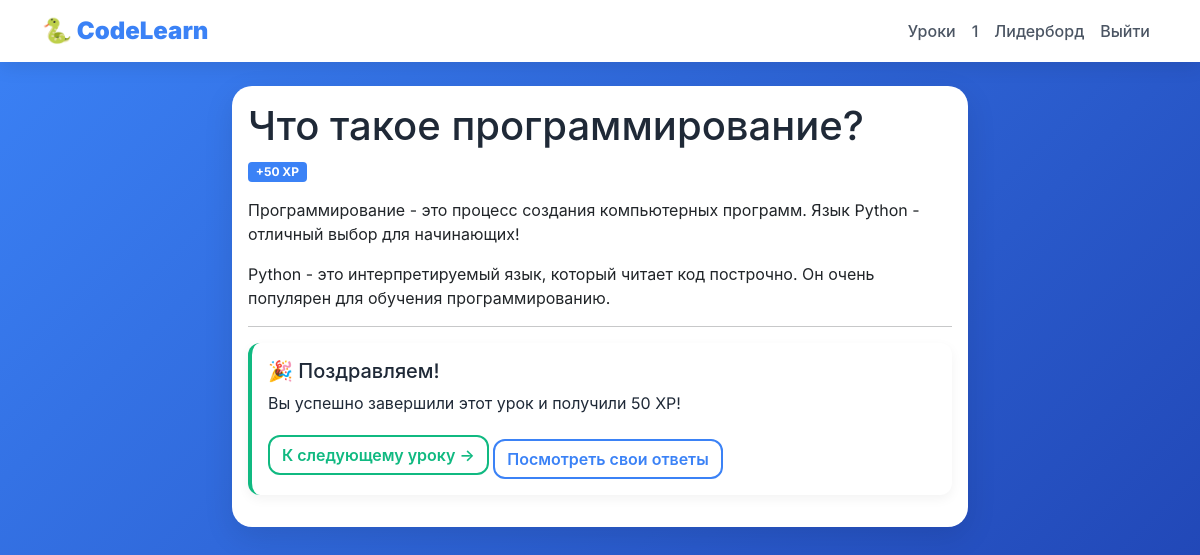
/lesson/1 (signed in), run on an earlier commit of the app's database.
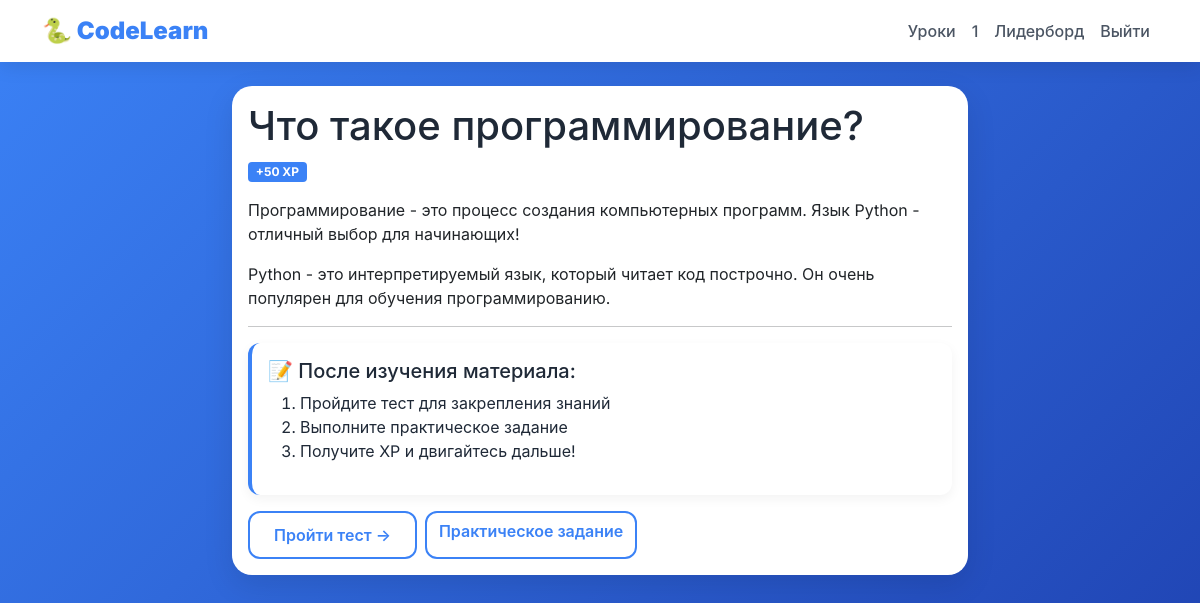
And on a later commit of the database.
### data/lesson.py (models this page shows)
class Lesson(SqlAlchemyBase, SerializerMixin):
    __tablename__ = 'lessons'
    id = sqlalchemy.Column(sqlalchemy.Integer, primary_key=True, autoincrement=True)
    title = sqlalchemy.Column(sqlalchemy.String, nullable=False)
    content = sqlalchemy.Column(sqlalchemy.Text, nullable=False)
    order = sqlalchemy.Column(sqlalchemy.Integer, default=0)
    xp_reward = sqlalchemy.Column(sqlalchemy.Integer, default=50)
    created_date = sqlalchemy.Column(sqlalchemy.DateTime, default=datetime.datetime.now)
    module_id = sqlalchemy.Column(sqlalchemy.Integer, sqlalchemy.ForeignKey('modules.id'))
    module = orm.relationship('Module')
    quizzes = orm.relationship('Quiz', back_populates='lesson')
    tasks = orm.relationship('Task', back_populates='lesson')

### main.py (the view)
@app.route('/lesson/<int:lesson_id>')
@login_required
def lesson_detail(lesson_id):
    db_sess = get_db()
    lesson = db_sess.get(Lesson, lesson_id)
    if not lesson:
        abort(404)
    task_obj = db_sess.query(Task).filter(Task.lesson_id == lesson_id).first()
    progress = db_sess.query(UserProgress).filter(UserProgress.user_id == current_user.id).first()
    completed = str(lesson_id) in (progress.completed_lessons.split(',') if progress and progress.completed_lessons else [])
    return render_template("lesson_detail.html", lesson=lesson, completed=completed, task=task_obj)

### data/db_session.py (called while the page is built)
def create_session() -> Session:
    global __factory
    return __factory()

### main.py (called while the page is built)
@app.teardown_appcontext
def shutdown_session(exception=None):
    db_sess = getattr(g, '_db_session', None)
    if db_sess:
        db_sess.close()

def get_db():
    if not hasattr(g, '_db_session'):
        g._db_session = db_session.create_session()
    return g._db_session

@login_manager.user_loader
def load_user(user_id):
    db_sess = get_db()
    return db_sess.get(User, user_id)

### templates/lesson_detail.html (shortened to what this page needs)
{% extends "base.html" %}
{% block content %}
<div class="row">
    <div class="col-lg-8 mx-auto">
        <div class="card">
            <div class="card-body">
                <h1 class="card-title">{{ lesson.title }}</h1>
                <div class="badge bg-info mb-3">+{{ lesson.xp_reward }} XP</div>
                <div class="card-text">
                    {{ lesson.content|safe }}
                </div>
                <hr>
                {% if not completed %}
                    <div class="alert alert-info">
                        <h5>📝 После изучения материала:</h5>
                        <ol>
                            <li>Пройдите тест для закрепления знаний</li>
                            <li>Выполните практическое задание</li>
                            <li>Получите XP и двигайтесь дальше!</li>
                        </ol>
                    </div>
                    <div class="d-flex gap-2 mt-3">
                        <a href="/quiz/{{ lesson.id }}" class="btn btn-primary">Пройти тест →</a>
                        {% if task %}
                            <a href="/task/{{ task.id }}" class="btn btn-outline-primary">Практическое задание</a>
                        {% endif %}
                    </div>
                {% else %}
                    <div class="alert alert-success">
                        <h5>🎉 Поздравляем!</h5>
                        <p>Вы успешно завершили этот урок и получили {{ lesson.xp_reward }} XP!</p>
                        <a href="/lessons" class="btn btn-success">К следующему уроку →</a>
                        <a href="/quiz/{{ lesson.id }}" class="btn btn-outline-primary mt-2">Посмотреть свои ответы</a>
                    </div>
                {% endif %}
            </div>
        </div>
    </div>
</div>
{% endblock %}

What changed in the data, as far as the page shows it:
changed Lesson "Что такое программирование?": xp_reward "50" → (not shown)
Also different on the page:
text no longer shown: "🎉 Поздравляем! Вы успешно завершили этот урок и получили XP! К следующему уроку → Посмотреть свои ответы"
text now shown: "📝 После изучения материала: Пройдите тест для закрепления знаний Выполните практическое задание Получите XP и двигайтесь дальше! Пройти тест → Практическое задание"
